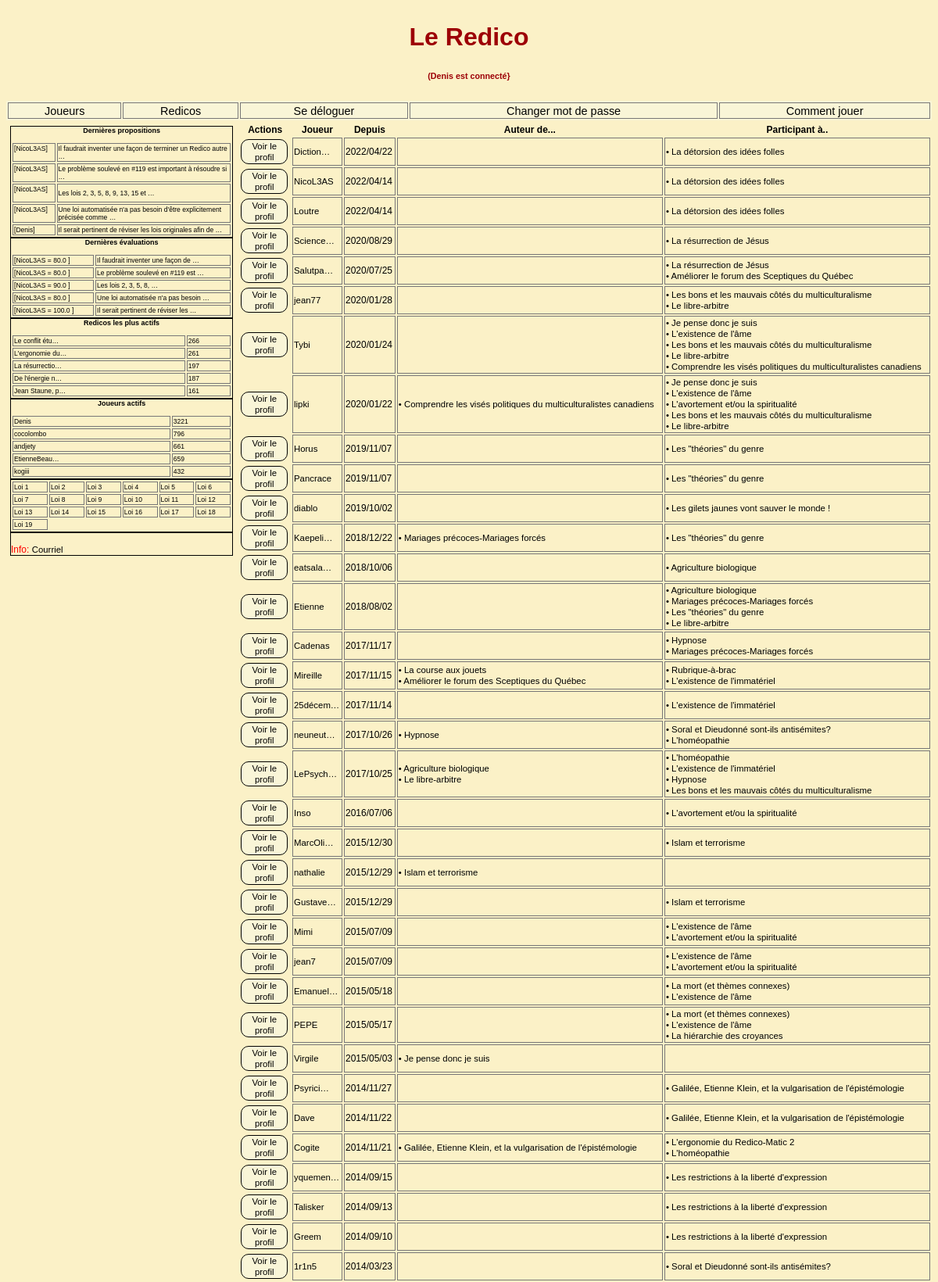
The page /joueurs/ (signed in, upper part) on the database its author committed.
### redicos/models.py (models this page shows, shortened)
class Redico(models.Model):
    titre = models.TextField(unique=True)
    createur = models.ForeignKey(User, editable=False, on_delete=models.CASCADE, related_name='Redico_createur')
    debut = models.DateTimeField(auto_now_add=True)
    actif = models.BooleanField(default=True, editable=True)

### joueurs/views.py (the view)
# urls.py: re_path(r'^joueurs/$',  joueurs_views.index,
def index(request):
    joueurs = Joueur.objects.exclude(evaluation__joueur__id=None).distinct()
    joueurs = joueurs.order_by('-date_joined')
    c = {'request':request,
         'joueurs':joueurs,
         'show_profil'     : True,
         'show_add_redico' : True,
         'show_add_prop'   : False,
         'show_add_eval'   : False,
         'show_edit_redico': False,
         'show_edit_prop'  : False,
         'show_edit_eval'  : False
         }
    return render(request,  "joueurs/index.html",c)

### joueurs/models.py (called while the page is built)
    def __str__(self):
        return u"%s" % (self.username)

    def redsAuteurList(self):
        from redicos.models import Redico
        return Redico.objects.filter(createur=self.id).\
                              values(RedId=F('proposition__redico__id'),
                                     RedCreateur=F('proposition__redico__createur'),
                                     RedTitre=F('proposition__redico__titre'),
                                     RedDate=F('proposition__redico__debut')).distinct()

    def redsParticipantsList(self):
        from evaluations.models import Evaluation
        l1  = Evaluation.objects.filter(joueur=self.id). \
                            values(RedId=F('proposition__redico__id'),
                                   RedCreateur=F('proposition__redico__createur'),
                                   RedTitre=F('proposition__redico__titre'),
                                   RedDate=F('proposition__redico__debut')).distinct()
        l2 = self.redsAuteurList()
        return l1.difference(l2)

### redicos/context_processors.py (called while the page is built)
def redicos_importants(request):
    redicos_importants = Proposition.objects.all().values('redico__id', 'redico__titre').annotate(cnt=Count('redico')).order_by('-cnt')[:nb_Items]
    return { 'redicos_importants': redicos_importants, }

def redicos_dynamiques(request):
    redicos_dynamiques = Proposition.objects.all().values('redico__id', 'redico__titre').annotate(cnt=Count('redico')).order_by('-cnt')[:nb_Items]
    return {'redicos_dynamiques': redicos_dynamiques, }

def dern_props(request):
    dernieres_props = Proposition.objects.all().values('texte', 'redico__id', 'sequence', 'auteur__id', 'auteur__username').order_by('-id')[:nb_Items]
    return {'dern_props': dernieres_props, }

def dern_evals(request):
    dernieres_evals = Evaluation.objects.all().values('proposition__sequence',
                                                      'proposition__redico__id',
                                                      'proposition__texte',
                                                      'joueur__username',
                                                      'eval').order_by('-id')[:nb_Items]
    return {'dern_evals': dernieres_evals, }

def joueurs_actifs(request):
    joueurs_actifs = Evaluation.objects.all().values('joueur__username', 'joueur__id').annotate(cnt=Count('joueur')).order_by('-cnt')[:nb_Items]
    return {'joueurs_actifs': joueurs_actifs,}

### templates/joueurs/index.html (shortened to what this page needs)
{% extends 'base.html' %}
{% load i18n %}
{% load evaluations_tags %}
{% block index-detail %}
    <div class="div-index-detail">
        <table class="joueurs-index">
            <thead>
                <tr>
                <th>Actions</th>
                <th>Joueur</th>
                <th>Depuis</th>
                <th>Auteur de... </th>
                <th>Participant à..</th></tr>
            </thead>
            <tbody>
                {% for joueur in joueurs %}
                     <tr>
                     <div>
                       <td class="actions">
                        {% peut_voir_un_profil %}
                       </td>
                     </div>
                    <div>
                        <td><a href="/joueur/{{ joueur.id }}/"  title={{ joueur }}>{{ joueur|truncatechars:8 }}</a>
                        </td>
                     </div>
                        <td>
                           {{ joueur.date_joined|date:"Y/m/d" }}
                        </td>
                        <td>
                            {% for r in joueur.redsAuteurList %}
                              <a href="/redico/{{ r.RedId }}/">
                                  &#8226; {{ r.RedTitre  }}</a><br />
                            {%  endfor %}
                        </td>
                        <td>
                            {% for r in joueur.redsParticipantsList  %}
                                <a href="/redico/{{ r.RedId }}/">
                                &#8226;  {{ r.RedTitre}}</a><br />
                            {%  endfor %}
                        </td>
                     </tr>
                 {% endfor %}
            </tbody>
        </table>
    </div>
{% endblock index-detail %}

### templates/base.html (shortened to what this page needs)
{% load static %}
<!DOCTYPE html>
<html lang="fr">
<head>
    <link rel="stylesheet" type="text/css" href="{% static 'redico4.css' %}"/>
</head>
<body>
    <div class="grille-de-fond">
        {% block header %}
            {%  if user.is_authenticated %}
            <div class="div-header"><h1>Le Redico <h6>({{ user }} est connecté}</h6></h1></div>
            {% else %}
            <div class="div-header"><h1>Le Redico <h6>(Vous n'êtes pas connecté}</h6></h1></div>
            {% endif %}
        {% endblock %}
        {% block navigation %}
            {% include 'navigation.html' %}
        {% endblock %}
            <div class="div-colonne-gauche">
                {% block colonne-gauche %}
                    {% block dern-props %}              {% include 'dernieres-propositions.html' %} {% endblock %}
                    {% block dern-evals %}              {% include 'dernieres-evaluations.html' %}  {% endblock %}
                    {% block redicos-actifs %}          {% include 'redicos-actifs.html' %}         {% endblock %}
                    {% block joueurs-actifs %}          {% include 'joueurs-actifs.html' %}         {% endblock %}
                    {% block les-lois %}                {% include 'les-lois.html' %}               {% endblock %}
                    {% block footer %}                  {% include 'footer.html'    %}              {% endblock %}
                {% endblock %}
            </div>
         {% block index-detail %}{% endblock %}
</div>
</body>
</html>

### css/redico4.css (style rules this page uses)
body { font-family: Arial; background-color: #fbf1c7; }
.grille-de-fond { display: grid; grid-template-columns: repeat(12, 1fr); grid-template-rows: min-content 1fr; grid-column-gap: 1px; grid-row-gap: 1px; color: #d0cece; border: solid 0px #2a2929; }
.div-header { grid-area: 1 / 1 / 2 / -1; }
.div-header { color: #9d0006; border: solid 0 red; text-align: center; }
.div-colonne-gauche { grid-area: 4 / 1 / 11 / 4; }
.div-colonne-gauche { border: solid 0 #fbe32b; background-color: #fbf1c7; color: red; font-size: 0.75em; border-radius: 5px; padding: 5px; }
.div-index-detail { grid-area: 4 / 4 / 11 / -1; }
table { font-size: 0.75em; color: black; border: solid 0px #6f6e71; margin-left: auto; margin-right: auto; width: 100%; }
td.actions { border: solid 0px red; font-size: 0.95em; background-color: #fbf1c7; color: #fff; }
div .btn-action { background-color: #f9f5d7; border: solid black 1px; color: red; padding: 1px 1px; width: 60px; text-align: center; text-decoration: none; display: inline-block; font-size: 12px; margin: 1px 1px; cursor: pointer; border-radius:10px; }

### rows shown on the page
Redico: RedTitre "La détorsion des idées folles"
Redico: RedTitre "La résurrection de Jésus"
Redico: RedTitre "Améliorer le forum des Sceptiques du Québec"
Redico: RedTitre "Les bons et les mauvais côtés du multiculturalisme"
Redico: RedTitre "Le libre-arbitre"
Redico: RedTitre "Je pense donc je suis"
Redico: RedTitre "L'existence de l'âme"
Redico: RedTitre "Comprendre les visés politiques du multiculturalistes canadiens"
Redico: RedTitre "L'avortement et/ou la spiritualité"
Redico: RedTitre "Les \"théories\" du genre"
Redico: RedTitre "Les gilets jaunes vont sauver le monde !"
Redico: RedTitre "Mariages précoces-Mariages forcés"
Redico: RedTitre "Agriculture biologique"
Redico: RedTitre "Hypnose"
Redico: RedTitre "La course aux jouets"
Redico: RedTitre "Rubrique-à-brac"
Redico: RedTitre "L'existence de l'immatériel"
Redico: RedTitre "Soral et Dieudonné sont-ils antisémites?"
Redico: RedTitre "L'homéopathie"
Redico: RedTitre "Islam et terrorisme"
Redico: RedTitre "La mort (et thèmes connexes)"
Redico: RedTitre "La hiérarchie des croyances"
Redico: RedTitre "Galilée, Etienne Klein, et la vulgarisation de l'épistémologie"
Redico: RedTitre "L'ergonomie du Redico-Matic 2"
Redico: RedTitre "Les restrictions à la liberté d'expression"

### other values the page prints
{{ user }} "Denis"
{{ p.auteur__username|slice:":12" }} "NicoL3AS" "NicoL3AS" "NicoL3AS" "NicoL3AS" "Denis"
{{ p.texte|truncatewords:10|safe|urlize }} "Il faudrait inventer une façon de terminer un Redico autre …" "Le problème soulevé en #119 est important à résoudre si …" "Les lois 2, 3, 5, 8, 9, 13, 15 et …" "Une loi automatisée n'a pas besoin d'être explicitement précisée comme …" "Il serait pertinent de réviser les lois originales afin de …"
{{ e.joueur__username|slice:":12" }} "NicoL3AS" "NicoL3AS" "NicoL3AS" "NicoL3AS" "NicoL3AS"
{{ e.eval|abstention }} "80.0" "80.0" "90.0" "80.0" "100.0"
{{ e.proposition__texte|truncatewords:6|safe|urlize }} "Il faudrait inventer une façon de …" "Le problème soulevé en #119 est …" "Les lois 2, 3, 5, 8, …" "Une loi automatisée n'a pas besoin …" "Il serait pertinent de réviser les …"
{{ r.redico__titre|truncatechars:15 }} "Le conflit étu…" "L'ergonomie du…" "La résurrectio…" "De l'énergie n…" "Jean Staune, p…"
{{ r.cnt }} "266" "261" "197" "187" "161"
{{ j.joueur__username|truncatechars:12 }} "Denis" "cocolombo" "andjety" "EtienneBeau…" "kogiii"
{{ j.cnt }} "3221" "796" "661" "659" "432"
{{ joueur|truncatechars:8 }} "Diction…"
{{ joueur.date_joined|date:"Y/m/d" }} "2022/04/22"
{{ joueur|truncatechars:8 }} "NicoL3AS"
{{ joueur.date_joined|date:"Y/m/d" }} "2022/04/14"
{{ joueur|truncatechars:8 }} "Loutre"
